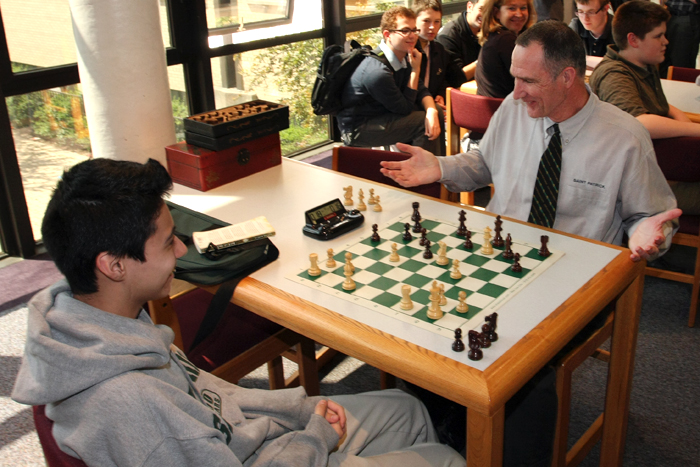
#> input picture input/2.jpg, 700 x 467 px
$ python board_detect.py   (older library calls are emulated)
#> lines starting #> are read from the running program, lines starting #| are printed output that depends on the picture; after the words box and inside, x2 and y2 are one past the last pixel; in counts of white or black regions, pixels touching at a corner belong together
#> in main, img is the input picture: shape (467, 700, 3); mean B, G, R 86.8, 104.5, 123.4
import cv2
import PIL.Image
import numpy as np
import sys
np.set_printoptions(suppress=True, precision=2)

def scaleImageIfNeeded(img, max_width=1024, max_height=1024):
  """Scale image down to max_width / max_height keeping aspect ratio if needed. Do nothing otherwise."""
#> called with max_width = 1024, max_height = 1024
  # Input and Output is a numpy array
  img = PIL.Image.fromarray(img)
  img_width, img_height = img.size
#> img_width = 700; img_height = 467
  print("Image size %dx%d" % (img_width, img_height))
#| Image size 700x467
  aspect_ratio = min(float(max_width)/img_width, float(max_height)/img_height)
#> aspect_ratio = 1.46
  if aspect_ratio < 1.0:
    new_width, new_height = ((np.array(img.size) * aspect_ratio)).astype(int)
    print(" Resizing to %dx%d" % (new_width, new_height))
    return np.array(img.resize((new_width,new_height)))
  return np.array(img)

def getAngle(a,b,c):
  # Get angle given 3 side lengths, in degrees
  return np.arccos((a*a+b*b-c*c) / (2*a*b)) * 180.0 / np.pi

# [169 lines left out: functions getSegmentThetaRho, getTwoLineSegmentIntersection, testTwoLineSegmentIntersection, getSegmentTheta, getSquareness, is_square and 4 more, not called in this run]


def findPotentialTiles(img):
  # blur img
  # img = (1.2*img - 0.2*cv2.blur(img,(3,3))).astype(np.uint8)
  img = cv2.bilateralFilter(img,3, 25, 75)
  # img = cv2.medianBlur(img,3)
  thresh = 100
  edges_orig = cv2.Canny(img, thresh, thresh*2)
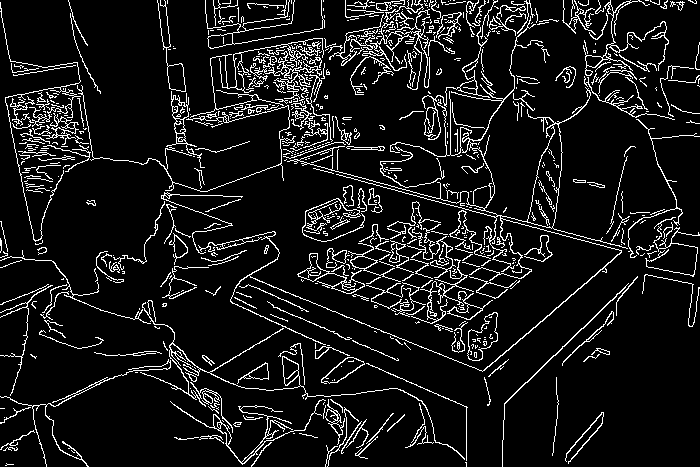
#> edges_orig: shape (467, 700); 9.3% white in thin lines or dots

  # Morphological Gradient to get internal squares of canny edges.
  # kernel = np.ones((5,5),np.uint8)
  kernel = cv2.getStructuringElement(cv2.MORPH_ELLIPSE,(3,3))
  edges = cv2.morphologyEx(edges_orig, cv2.MORPH_GRADIENT, kernel)
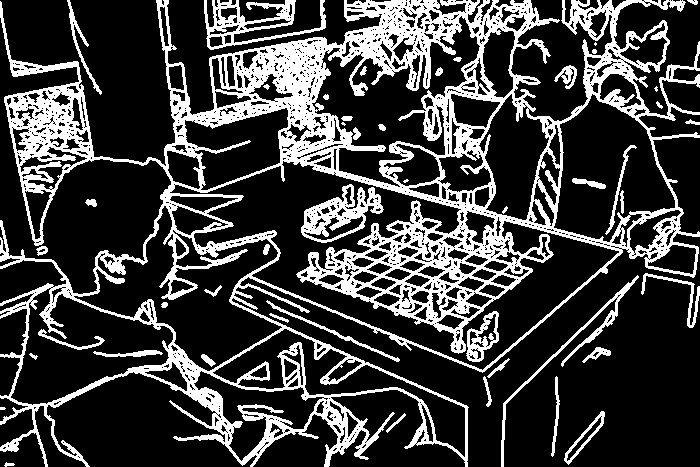
#> edges: shape (467, 700); 24.4% white; 47 white regions (5 under 20 px)

  _, contours, hierarchy = cv2.findContours(edges, cv2.RETR_CCOMP, cv2.CHAIN_APPROX_SIMPLE)
#> contours = 1562 contours, 1218 with area under 20; largest, box (x1, y1, x2, y2) and area: (0, 0, 700, 467) 189764, (169, 160, 620, 371) 27328, (73, 205, 283, 372) 13167, (311, 15, 481, 188) 11402, (553, 93, 676, 243) 11356
#> (the run stopped early here; a loop or call above may not have finished)

$ run again, with input/1.jpg copied over input/2.jpg
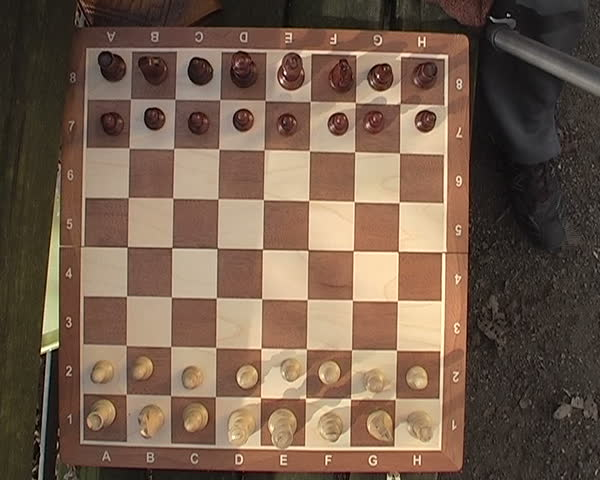
#> input picture input/1.jpg, 600 x 480 px
#> in main, img is the input picture: shape (480, 600, 3); mean B, G, R 76.6, 93.5, 116.4
#| Image size 600x480
#> in findPotentialTiles, `edges_orig = cv2.Canny(img, thresh, thresh*2)`:
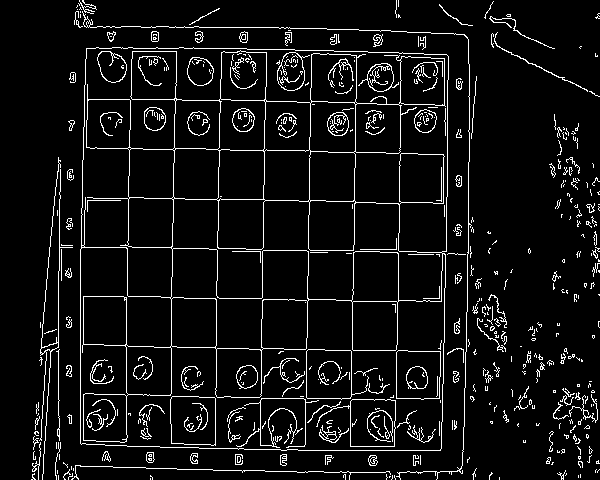
#> edges_orig: shape (480, 600); 6.8% white in thin lines or dots
#> in findPotentialTiles, `edges = cv2.morphologyEx(edges_orig, cv2.MORPH_GRADIENT, kernel)`:
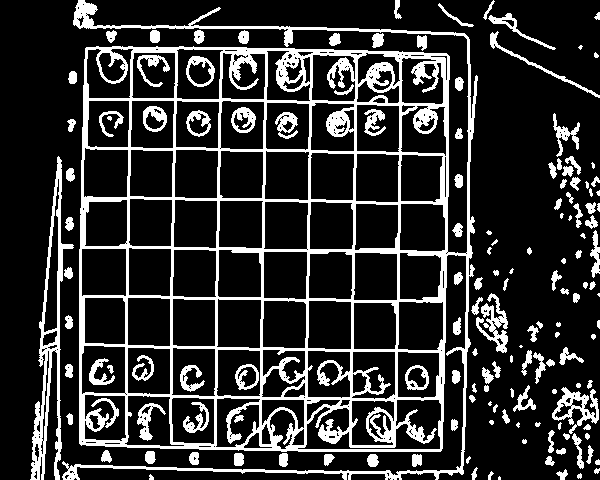
#> edges: shape (480, 600); 18.9% white; 150 white regions (15 under 20 px)
#> contours = 500 contours, 277 with area under 20; largest, box (x1, y1, x2, y2) and area: (62, 0, 478, 480) 150151, (30, 156, 74, 480) 3988, (297, 399, 442, 450) 3284, (176, 48, 224, 100) 2150, (397, 301, 444, 351) 2134

$ run again, with input/10.jpg copied over input/2.jpg
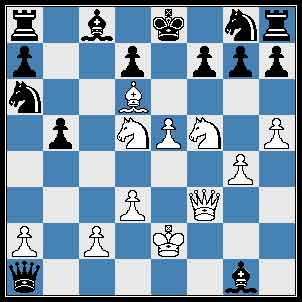
#> input picture input/10.jpg, 302 x 302 px
#> in main, img is the input picture: shape (302, 302, 3); mean B, G, R 173.4, 152.8, 127.7
#| Image size 302x302
#> in findPotentialTiles, `edges_orig = cv2.Canny(img, thresh, thresh*2)`:
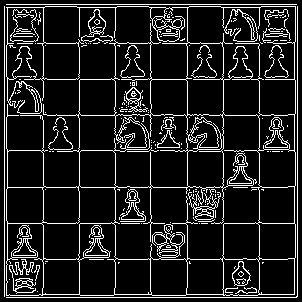
#> edges_orig: shape (302, 302); 12.3% white in thin lines or dots
#> in findPotentialTiles, `edges = cv2.morphologyEx(edges_orig, cv2.MORPH_GRADIENT, kernel)`:
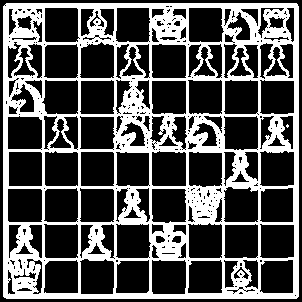
#> edges: shape (302, 302); 33.7% white; 2 white regions (1 under 20 px)
#> contours = 422 contours, 284 with area under 20; largest, box (x1, y1, x2, y2) and area: (3, 3, 299, 299) 87012, (151, 150, 187, 187) 1212, (188, 7, 225, 43) 1187, (8, 151, 43, 187) 1186, (80, 151, 115, 187) 1186

$ run again, with input/11.jpg copied over input/2.jpg
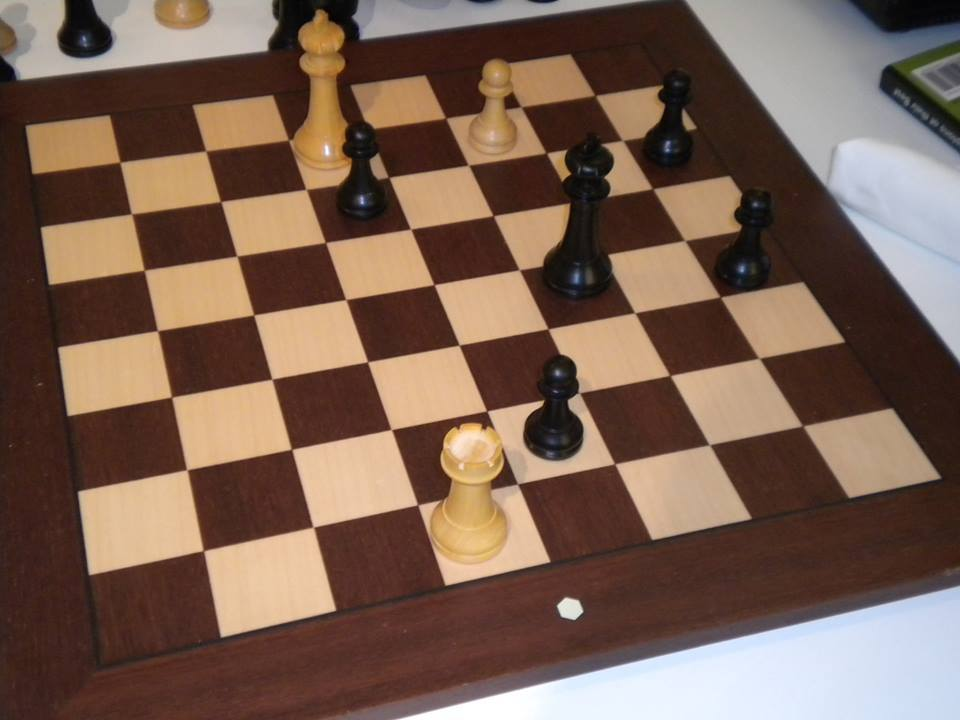
#> input picture input/11.jpg, 960 x 720 px
#> in main, img is the input picture: shape (720, 960, 3); mean B, G, R 82.3, 96.5, 122
#| Image size 960x720
#> in findPotentialTiles, `edges_orig = cv2.Canny(img, thresh, thresh*2)`:
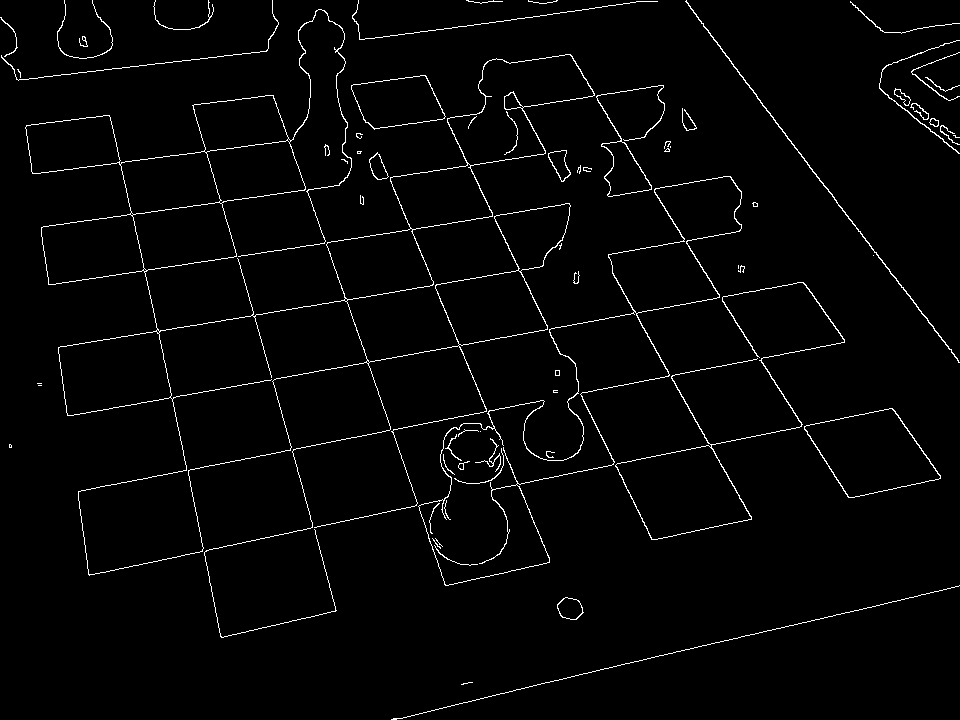
#> edges_orig: shape (720, 960); 2.2% white in thin lines or dots
#> in findPotentialTiles, `edges = cv2.morphologyEx(edges_orig, cv2.MORPH_GRADIENT, kernel)`:
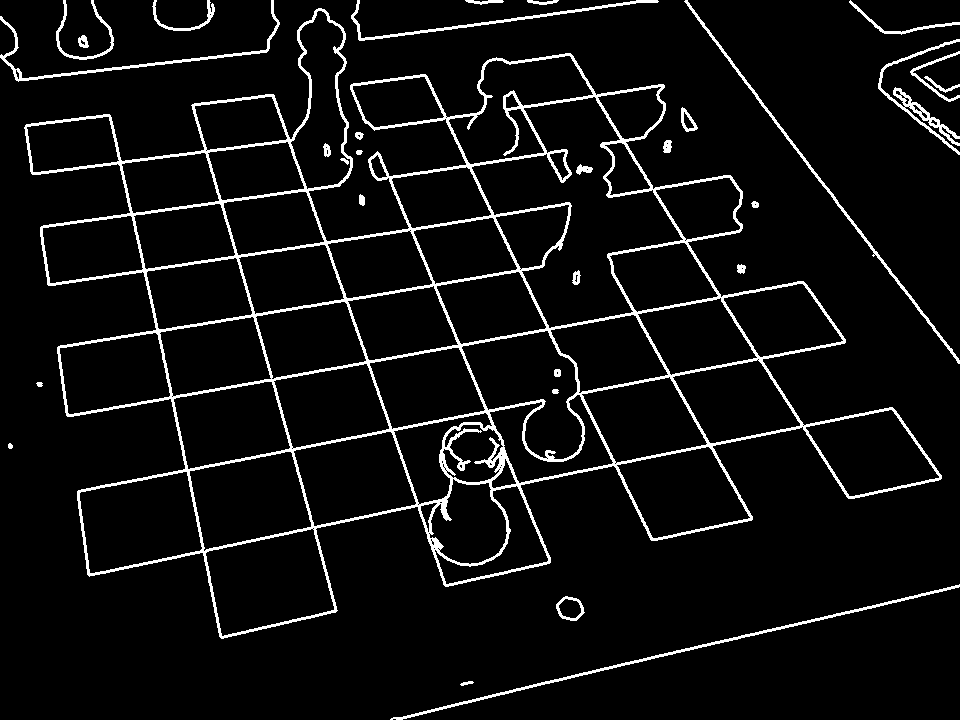
#> edges: shape (720, 960); 6.1% white; 31 white regions
#> contours = 137 contours, 50 with area under 20; largest, box (x1, y1, x2, y2) and area: (24, 8, 942, 639) 289937, (471, 96, 684, 329) 20908, (205, 528, 335, 637) 9676, (79, 471, 203, 574) 9190, (461, 330, 583, 460) 8977
